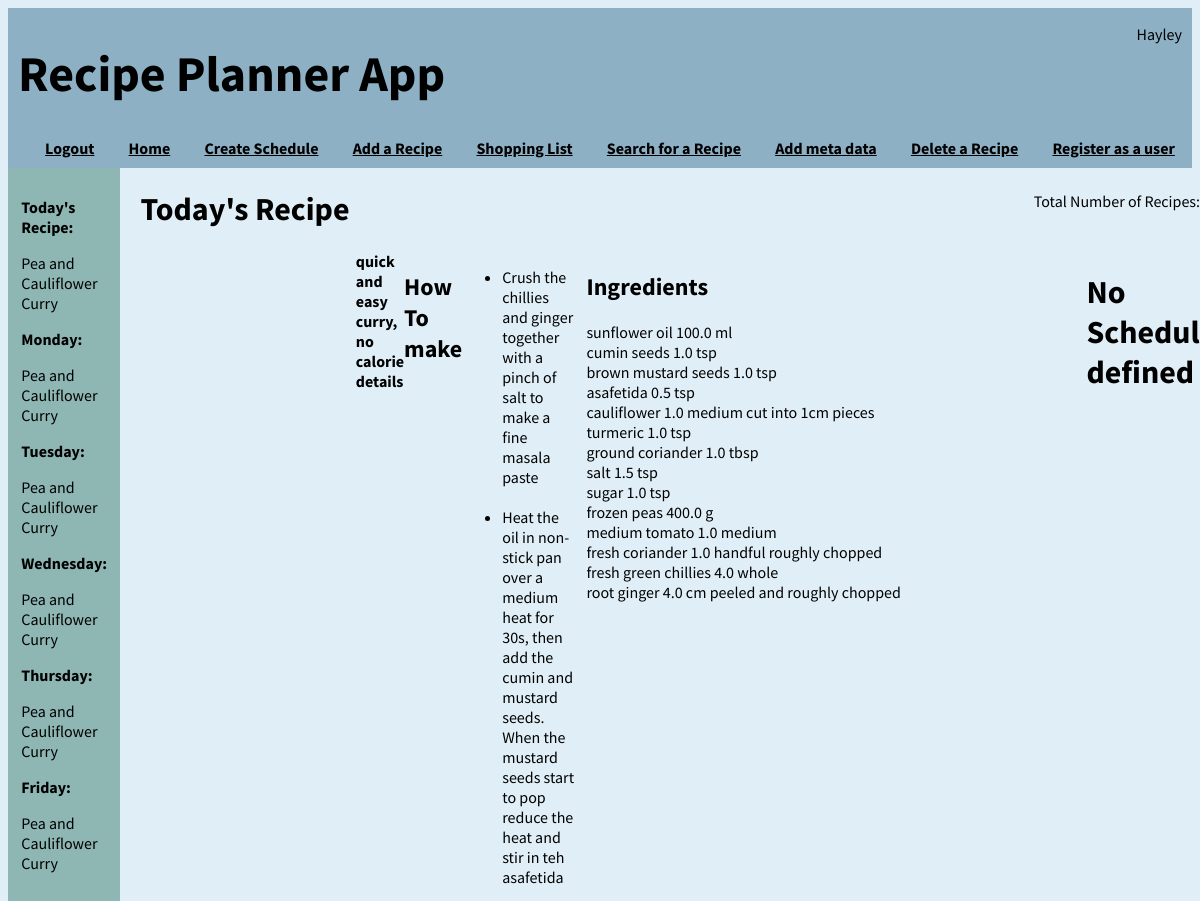
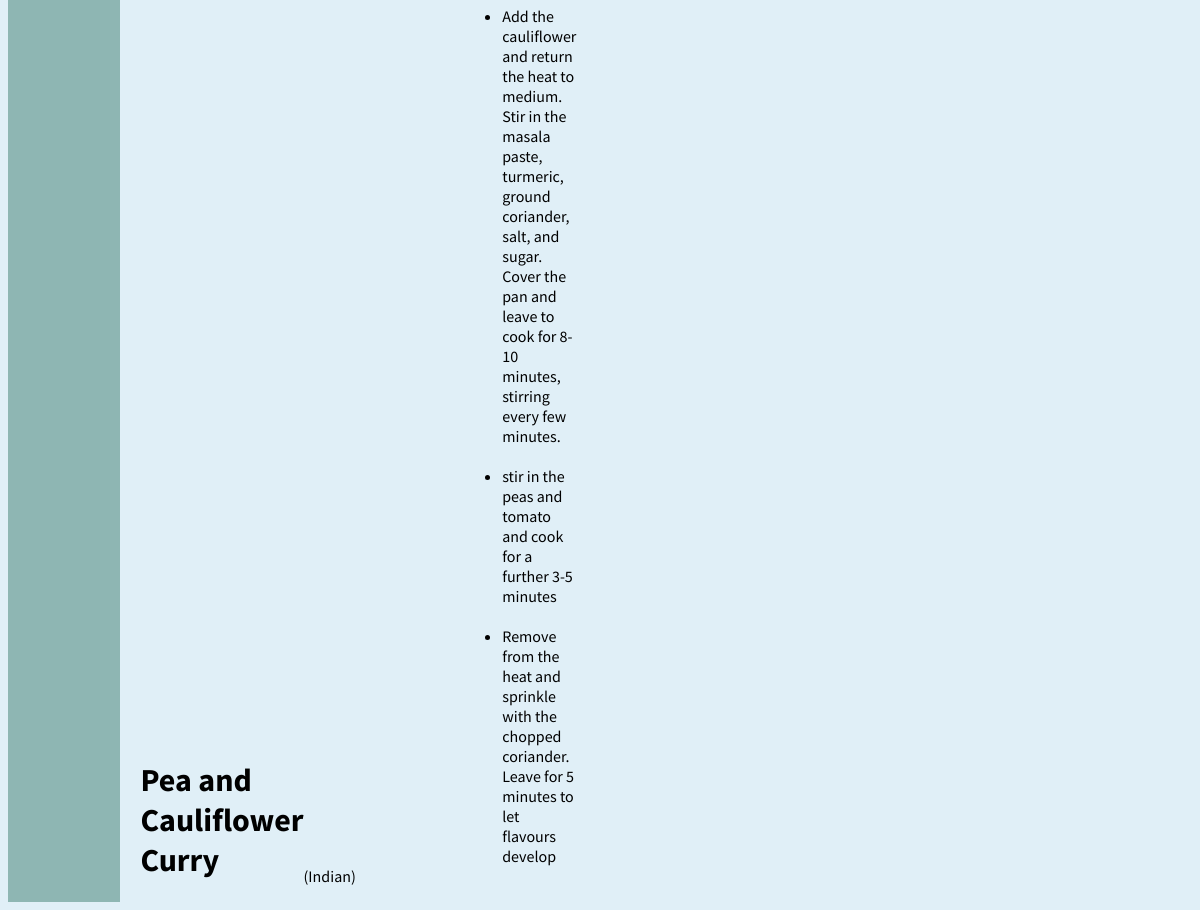
The app's page /home (signed in) with its own data (2 pictures, top to bottom).
### application/models.py (models this page shows, shortened)
class User(db.Model, UserMixin):
    id = db.Column(db.Integer, primary_key=True)
    username = db.Column(db.String(64), index=True, unique=True)
    email = db.Column(db.String(120), index=True, unique=True)
    password_hash = db.Column(db.String(128))

class Recipes(db.Model):
    id = db.Column(db.Integer, primary_key=True)
    recipe_name = db.Column(db.String(100), nullable=False)
    recipe_description = db.Column(db.String(500))
    cuisine_id = db.Column(db.Integer, db.ForeignKey('cuisine.id'))
    quantity = db.relationship('Quantity', backref="recipes")
    method = db.relationship('Method', backref='mrecipes')

class Cuisine(db.Model):
    id = db.Column(db.Integer, primary_key=True)
    cuisine_name = db.Column(db.String(50), nullable=False)
    recipe = db.relationship('Recipes', backref='cuisine')

class Method(db.Model):
    id = db.Column(db.Integer, primary_key=True)
    recipe_id = db.Column(db.Integer, db.ForeignKey('recipes.id'), nullable=False)
    step_num = db.Column(db.Integer, nullable=False)
    step = db.Column(db.String(300), nullable=False)

class Ingredients(db.Model):
    id = db.Column(db.Integer, primary_key=True)
    ingredient_name = db.Column(db.String(50), nullable=False, index=True, unique=True)
    quantity = db.relationship("Quantity", backref="ingredients")
    shoppinglist = db.relationship("ShoppingList", backref="shopping_list")

class Quantity(db.Model):
    id = db.Column(db.Integer, primary_key=True)
    recipe_id = db.Column(db.Integer, db.ForeignKey('recipes.id'), nullable=False)
    ingredient_id = db.Column(db.Integer, db.ForeignKey('ingredients.id'), nullable=False)
    ingredient_prep = db.Column(db.String(100))
    amount = db.Column(db.Float, nullable=False)
    measure = db.Column(db.Integer, db.ForeignKey('measure.id'))

class Measure(db.Model):
    id = db.Column(db.Integer, primary_key=True)
    measure = db.Column(db.String(20), nullable=False, index=True, unique=True)
    quantity = db.relationship("Quantity", backref="measurebr")
    shoppinglist = db.relationship("ShoppingList", backref="measurebr1")

### application/routes.py (the view)
@app.route('/', methods = ['GET', 'POST'])
@app.route('/home', methods = ['GET', 'POST'])
@login_required
def index():
    week = get_weekly_recipes()
    recipe_of_the_day = get_recipe_of_the_day()
    weekend = weekend_or_not()
    day = what_day_is_it()
    user = current_user.username
    total_number = Recipes.query.count()
    if datetime.today().weekday() in [0,1,2,3,4]:
        daily_recipe = Recipes.query.filter_by(id = (Schedule.query.filter_by(day_of_the_week = datetime.today().weekday()).first().recipe_id)).first()
        cuisine = Cuisine.query.filter_by(id=daily_recipe.cuisine_id).first().cuisine_name
        method_list = [m.step for m in Method.query.filter_by(recipe_id = daily_recipe.id)]
        quantities = Quantity.query.filter_by(recipe_id = daily_recipe.id).all()
        ingredient_list = []
        n = 0
        for q in quantities:
            ingredient_list.append([])
            ingredient_list[n].append(Ingredients.query.filter_by(id = q.ingredient_id).first().ingredient_name)
            ingredient_list[n].append(q.amount)
            ingredient_list[n].append(Measure.query.filter_by(id = q.measure).first().measure)
            ingredient_list[n].append(q.ingredient_prep)
            n += 1
    else:
        daily_recipe = False
        cuisine = False
        method_list = False
        quantities = False
        ingredient_list = False
    return render_template('index.html', user=user, day=day, recipe_of_the_day=recipe_of_the_day, week=week, daily_recipe=daily_recipe, total_number=total_number, cuisine=cuisine, method_list=method_list, ingredient_list=ingredient_list, weekend=weekend)

### application/models.py (called while the page is built)
@login.user_loader
def load_user(id):
    return User.query.get(int(id))

### application/routes.py (called while the page is built)
def get_recipe_for_day(day_number):
    if current_user.is_authenticated:
        id = Schedule.query.filter_by(day_of_the_week = day_number, user_id = current_user.id).first()
        if id is not None:
            day_recipe = Recipes.query.filter_by(id = id.recipe_id).first()
            return day_recipe
        else:
            return Recipes.query.filter_by(id = 1).first()
    else:
        return Recipes.query.filter_by(id = 1).first()

def get_weekly_recipes():
    week = []
    for num in range(5):
         week.append(get_recipe_for_day(num))
    return week

def get_recipe_of_the_day():
    if datetime.today().weekday() == 5 or datetime.today().weekday() == 6:
        recipe_of_the_day = "It's the weekend, do your own thing"
    else:
        recipe_of_the_day = Recipes.query.filter_by(id = Schedule.query.filter_by(day_of_the_week = datetime.today().weekday(), user_id = current_user.id).first().recipe_id).first().recipe_name
    return recipe_of_the_day

def weekend_or_not():
    if datetime.today().weekday() == 5 or datetime.today().weekday() == 6:
        weekend = True
    else:
        weekend = False
    return weekend

def what_day_is_it():
    day = date.today()
    day = calendar.day_name[day.weekday()]

### application/templates/index.html (shortened to what this page needs)
{% extends 'layout.html'%}
{% block body %}
    <div id="hdr">
        <h1>Today's Recipe</h1> <p<b>Total Number of Recipes:</b> {{ total_number }}<p>
    </div>
    {% if weekend == False and daily_recipe: %}
    <div id="innercntr">
    <div id="main">
        <div class='field2'>
            <h1>{{ daily_recipe.recipe_name }}</h1> <p>({{ cuisine }})</p>
        </div>
        <b>{{ daily_recipe.recipe_description }}</b>
        <h2>How To make</h2>
        <ul>
            {% for m in method_list %}
            <li>{{ m }}</li><br>
            {% endfor %}
        </ul>
    </div>
    <div id="right">
            <h2>Ingredients</h2>
            {% for q in ingredient_list %}
            <div class = "field">
                {{ q[0] }}
                {{ q[1] }}
                {{ q[2] }}
                {{ q[3] }}
            </div>
            {% endfor %}
    </div>
    {% endif %}
    {% if weekend == False: %}
        <h1>No Schedule defined</h1>
    {% endif %}
</div>
{% endblock body %}

### application/templates/layout.html (shortened to what this page needs)
<!DOCTYPE html>
<html lang="en">
<head>
    <link href="../static/format.css" rel="stylesheet">
</head>
<body style="font-family: Source Sans Pro, sans-serif">
    <div class="header" >
        <div style="display:flex; justify-content: space-between;">
            <h1 style="color:rgb(0, 0, 0); font-size:50px; margin-left: 10px"> Recipe Planner App</h1>
            <p style="align-self:right; margin-right: 10px;">{{ user }}</p>
        </div>
        <div id = "links">
            {% if current_user.is_anonymous %}
            <a href="{{ url_for('login') }}">Login</a>
            {% else %}
            <a href="{{ url_for('logout') }}">Logout</a>
            {% endif %}
            <a href="{{ url_for('index') }}">Home</a>
            <a href="{{ url_for('create_weekly_schedule') }}"> Create Schedule</a>
            <a href="{{ url_for('add_recipe') }}">Add a Recipe</a>
            <a href="{{ url_for('amend_shopping_list') }}">Shopping List</a>
            <a href="{{ url_for('search_recipes') }}">Search for a Recipe</a>
            <a href="{{ url_for('add_meta') }}">Add meta data</a>
            <a href="{{ url_for('delete_recipe') }}"> Delete a Recipe</a>
            <a href="{{url_for('register')}}">Register as a user</a>
        </div>
    </div>
    <div class="container">
        <div id="left">
            <p><b>Today's Recipe:</b></p>
            {{ recipe_of_the_day }}
            <p><b>Monday:</b></p>
            {{ week[0].recipe_name }}
            <p><b>Tuesday:</b></p>
            {{ week[1].recipe_name }}
            <p><b>Wednesday:</b></p>
            {{ week[2].recipe_name }}
            <p><b>Thursday:</b></p>
            {{ week[3].recipe_name }}
            <p><b>Friday:</b></p>
            {{ week[4].recipe_name }}
        </div>
        <div id="center">
            {% block body %}
            {% endblock body %}
        </div>
    </div>
</body>
</html>

### application/static/format.css (style rules this page uses)
html { background-color: #e0eff7; }
.header { background-color:#8db0c5; width:100%; margin: 0 auto }
#links { text-align: center; display: flex; justify-content: space-around; color:white; padding-bottom: 10px; padding-left: 20px; font-weight: bold; }
#innercntr { display: flex; justify-content: space-between; }
#hdr { display: flex; justify-content: space-between; align-items: center; margin-right: 5px; }
#center { padding-left: 20px; }
#main { display: flex; justify-content: center; }
.field { display: flex; width: 500px; justify-content: space-between; }
.field2 { display: flex; width: auto; justify-content: flex-start; align-items: flex-end; }
.container { display: flex; width : 100%; }
#left { max-width: 40%; padding: 10pt; background-color: #8eb6b3; }
#main { padding-right: 10px; }

### application/templates/layout.html (style rules this page uses)
a { color:rgb(0, 0, 0) }

### records on screen
User: username "Hayley"
Recipes: recipe_name "Pea and Cauliflower Curry", recipe_description "quick and easy curry, no calorie details"
Cuisine: cuisine_name "Indian"
Method: step "Crush the chillies and ginger together with a pinch of salt to make a fine masala paste"
Method: step "Heat the oil in non-stick pan over a medium heat for 30s, then add the cumin and mustard seeds. When the mustard seeds start to pop reduce the heat and stir in teh asafetida"
Method: step "Add the cauliflower and return the heat to medium. Stir in the masala paste, turmeric, ground coriander, salt, and sugar. Cover the pan and leave to cook for 8-10 minutes, stirring every few minutes."
Method: step "stir in the peas and tomato and cook for a further 3-5 minutes"
Method: step "Remove from the heat and sprinkle with the chopped coriander. Leave for 5 minutes to let flavours develop"
Ingredients: ingredient_name "sunflower oil"
Quantity: amount "100.0"
Measure: measure "ml"
Ingredients: ingredient_name "cumin seeds"
Quantity: amount "1.0"
Measure: measure "tsp" "tsp" "tsp" "tsp" "tsp" "tsp"
Ingredients: ingredient_name "brown mustard seeds"
Quantity: amount "1.0"
Ingredients: ingredient_name "asafetida"
Quantity: amount "0.5"
Ingredients: ingredient_name "cauliflower"
Quantity: amount "1.0", ingredient_prep "cut into 1cm pieces"
Measure: measure "medium" "medium"
Ingredients: ingredient_name "turmeric"
Quantity: amount "1.0"
Ingredients: ingredient_name "ground coriander"
Quantity: amount "1.0"
Measure: measure "tbsp"
Ingredients: ingredient_name "salt"
Quantity: amount "1.5"
Ingredients: ingredient_name "sugar"
Quantity: amount "1.0"
Ingredients: ingredient_name "frozen peas"
Quantity: amount "400.0"
Ingredients: ingredient_name "medium tomato"
Quantity: amount "1.0"
Ingredients: ingredient_name "fresh coriander"
Quantity: amount "1.0", ingredient_prep "roughly chopped"
Measure: measure "handful"
Ingredients: ingredient_name "fresh green chillies"
Quantity: amount "4.0"
Measure: measure "whole"
Ingredients: ingredient_name "root ginger"
Quantity: amount "4.0", ingredient_prep "peeled and roughly chopped"
Measure: measure "cm"

### other values on screen
{{ q[2] }} "g"
